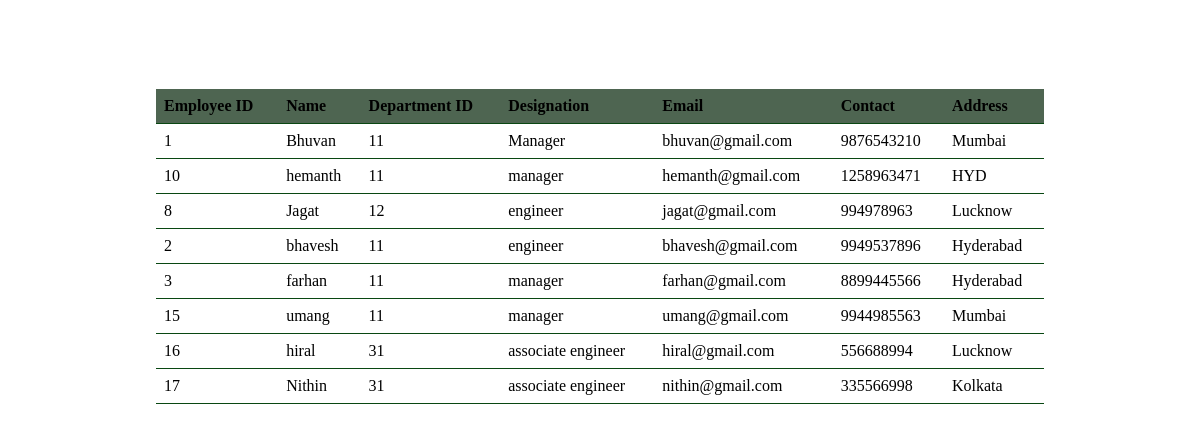
Page /employees on the earlier database version.
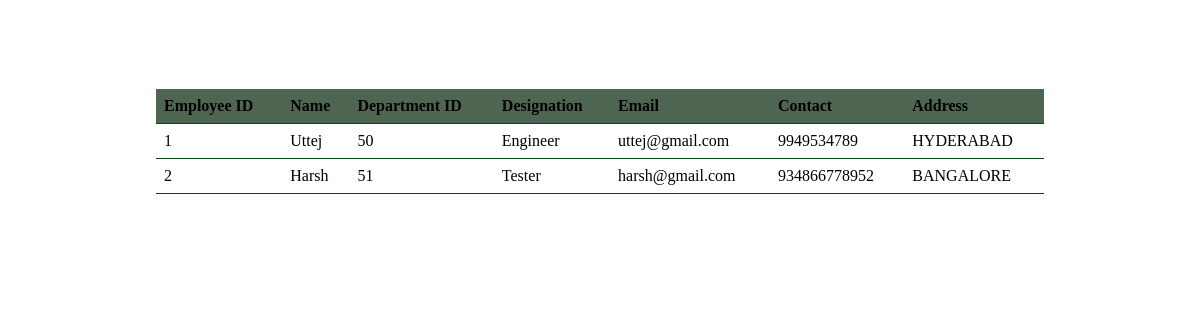
Same page on the later database version.
### tables this page shows
CREATE TABLE employee_details(eid int primary key , ename varchar(45), dptid int , designation varchar(45), emailid varchar(45), contact_no longint ,address varchar(50));

### app.py (the view)
@app.route('/employees',methods = ['GET','POST'])
def show_employees():
    emp = employee()
    data = emp.show_employees()
    return render_template('showemployees.html',employees = data)

### employee_details.py (called while the page is built)
    def show_employees(self):
        conn = sqlite3.connect('PMS.db')
        cur = conn.cursor()
        cur.execute("select * from employee_details")
        data = []
        for i in cur.fetchall():
            context = {}
            context['eid']=i[0]
            context['ename']=i[1]
            context['dptid']=i[2]
            context['designation']=i[3]
            context['emailid']=i[4]
            context['contact_no']=i[5]
            context['address']=i[6]
            data.append(context)
        return data

### templates/showemployees.html (shortened to what this page needs)
<!DOCTYPE html>
<html>
<head>
</head>
<body>
    <table>
        <thead>
            <tr>
                <th>Employee ID</th>
                <th>Name</th>
                <th>Department ID</th>
                <th>Designation</th>
                <th>Email</th>
                <th>Contact</th>
                <th>Address</th>
            </tr>
        </thead>
        <tbody>
            {% for employee in employees %}
                <tr>
                    <td>{{ employee.eid }}</td>
                    <td>{{ employee.ename }}</td>
                    <td>{{ employee.dptid }}</td>
                    <td>{{ employee.designation }}</td>
                    <td>{{ employee.emailid }}</td>
                    <td>{{ employee.contact_no }}</td>
                    <td>{{ employee.address }}</td>
                </tr>
            {% endfor %}
        </tbody>
    </table>
</body>
</html>

### templates/showemployees.html (style rules this page uses)
table { border-collapse: collapse; width: 75%; text-align: center; margin-top: 7.5%; margin-bottom: auto; margin-left: auto; margin-right: auto; table-layout: auto; }
th, td { padding: 8px; text-align: left; border-bottom: 1px solid #094712; }
th { background-color: hsl(128, 13%, 35%); }

Differences in the rows shown:
removed employee_details: eid "10", ename "hemanth", dptid "11", designation "manager", emailid "hemanth@gmail.com", contact_no "1258963471", address "HYD"
removed employee_details: eid "8", ename "Jagat", dptid "12", designation "engineer", emailid "jagat@gmail.com", contact_no "994978963", address "Lucknow"
removed employee_details: eid "3", ename "farhan", dptid "11", designation "manager", emailid "farhan@gmail.com", contact_no "8899445566", address "Hyderabad"
removed employee_details: eid "15", ename "umang", dptid "11", designation "manager", emailid "umang@gmail.com", contact_no "9944985563", address "Mumbai"
removed employee_details: eid "16", ename "hiral", dptid "31", designation "associate engineer", emailid "hiral@gmail.com", contact_no "556688994", address "Lucknow"
removed employee_details: eid "17", ename "Nithin", dptid "31", designation "associate engineer", emailid "nithin@gmail.com", contact_no "335566998", address "Kolkata"
changed employee_details id 1: ename "Bhuvan" → "Uttej"; dptid "11" → "50"; designation "Manager" → "Engineer"; emailid "bhuvan@gmail.com" → "uttej@gmail.com"; contact_no "9876543210" → "9949534789"; address "Mumbai" → "HYDERABAD"
changed employee_details id 2: ename "bhavesh" → "Harsh"; dptid "11" → "51"; designation "engineer" → "Tester"; emailid "bhavesh@gmail.com" → "harsh@gmail.com"; contact_no "9949537896" → "934866778952"; address "Hyderabad" → "BANGALORE"
